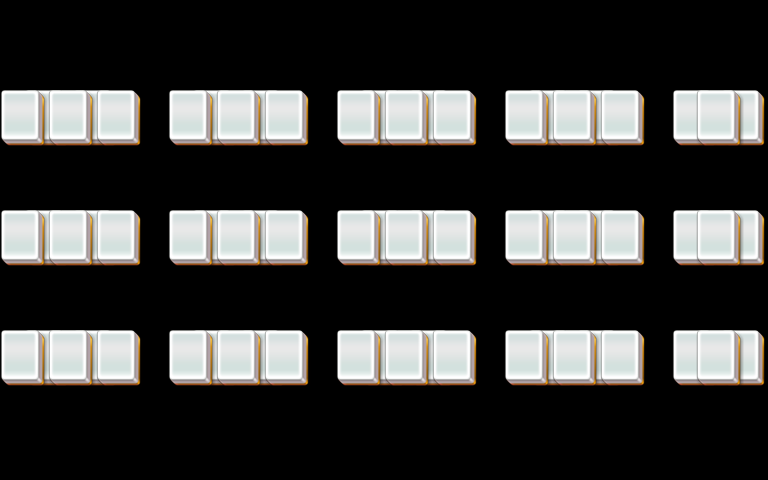

Rendered tile map (Tiled .tmx) drawn with the repository's tilesets; below, a short description and the map source with its tile grids summarised:
An orthogonal 32x16 tile map with 24x30 px tiles, 5 tile layers (layer1, layer2, layer3, layer4, ...).

<map version="1.0" orientation="orthogonal" width="32" height="16" tilewidth="24" tileheight="30">
 <properties>
  <property name="species" value="15" />
 </properties>
 <tileset firstgid="1" name="mahjong" tilewidth="48" tileheight="60">
  <image source="mahjong.png" />
 </tileset>
 <layer name="layer1" width="32" height="16">
  <data>[512 cells, 15 non-empty, 1 distinct tile ids]</data>
 </layer>
 <layer name="layer2" width="32" height="16">
  <data>[512 cells, 30 non-empty, 1 distinct tile ids]</data>
 </layer>
 <layer name="layer3" width="32" height="16">
  <data>[512 cells, 39 non-empty, 1 distinct tile ids]</data>
 </layer>
 <layer name="layer4" width="32" height="16">
  <data>[512 cells, 0 non-empty, 0 distinct tile ids]</data>
 </layer>
 <layer name="layer5" width="32" height="16">
  <data>[512 cells, 0 non-empty, 0 distinct tile ids]</data>
 </layer>
</map>
